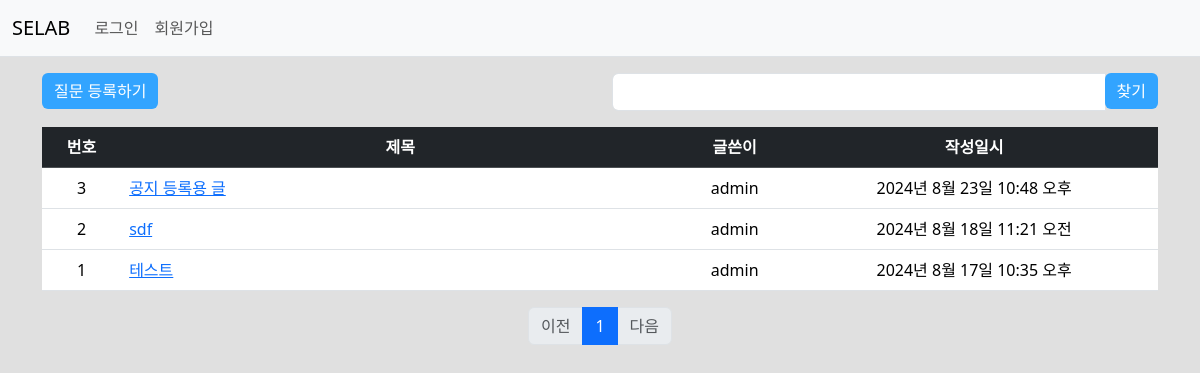
Screenshot of /pybo/ with the database file from the repository.
### pybo/models.py (models this page shows, shortened)
class Question(models.Model):
    author = models.ForeignKey(User, on_delete=models.CASCADE, related_name='author_question')
    modify_date = models.DateTimeField(null=True, blank=True)
    subject = models.CharField(max_length=200)
    content = models.TextField()
    create_date = models.DateTimeField()
    voter = models.ManyToManyField(User, related_name='voter_question')  # 추천인 추가

### pybo/views/base_views.py (the view, shortened to what this page needs)
# urls.py: path('', base_views.index, name='index'),
def index(request):
    page = request.GET.get('page', '1')  # 페이지
    kw = request.GET.get('kw', '')  # 검색어
    question_list = Question.objects.order_by('-create_date')
    paginator = Paginator(question_list, 10)  # 페이지당 10개씩 보여주기
    page_obj = paginator.get_page(page)
    context = {'question_list': page_obj, 'page':page, 'kw':kw}
    return render(request, 'pybo/question_list.html', context)

### pybo/templatetags/pybo_filter.py (called while the page is built)
@register.filter
def sub(value, arg):
    return value - arg

### templates/pybo/question_list.html (shortened to what this page needs)
{% extends 'base.html' %}
{% load pybo_filter %}
{% block content %}
<div class="container my-3">
    <div class="row my-3">
        <div class="col-6">
            <a href="{% url 'pybo:question_create' %}" class="btn btn-primary">질문 등록하기</a>
        </div>
        <div class="col-6">
            <div class="input-group">
                <input type="text" id="search_kw" class="form-control" value="{{ kw|default_if_none:'' }}">
                <div class="input-group-append">
                    <button class="btn btn-outline-secondary" type="button" id="btn_search">찾기</button>
                </div>
            </div>
        </div>
    </div>
    <table class="table">
        <thead>
        <tr class="text-center table-dark">
            <th>번호</th>
            <th style="width:50%">제목</th>
            <th>글쓴이</th>
            <th>작성일시</th>
        </tr>
        </thead>
        <tbody>
        {% if question_list %}
        {% for question in question_list %}
        <tr class="text-center">
            <td>
                {{ question_list.paginator.count|sub:question_list.start_index|sub:forloop.counter0|add:1 }}
            </td>
            <td class="text-start">
                <a href="{% url 'pybo:detail' question.id %}">{{ question.subject }}</a>
            </td>
            <td>{{ question.author.username }}</td>
            <td>{{ question.create_date }}</td>
        </tr>
        {% endfor %}
        {% else %}
        <tr>
            <td colspan="4">질문이 없습니다.</td>
        </tr>
        {% endif %}
        </tbody>
    </table>
    <ul class="pagination justify-content-center">
        {% if question_list.has_previous %}
        <li class="page-item">
            <a class="page-link" data-page="{{ question_list.previous_page_number }}"
               href="javascript:void(0)">이전</a>
        </li>
        {% else %}
        <li class="page-item disabled">
            <a class="page-link" tabindex="-1" aria-disabled="true" href="#">이전</a>
        </li>
        {% endif %}
        {% for page_number in question_list.paginator.page_range %}
        {% if page_number >= question_list.number|add:-5 and page_number <= question_list.number|add:5 %}
        {% if page_number == question_list.number %}
        <li class="page-item active" aria-current="page">
            <a class="page-link" data-page="{{ page_number }}"
               href="javascript:void(0)">{{ page_number }}</a>
        </li>
        {% else %}
        <li class="page-item">
            <a class="page-link" data-page="{{ page_number }}"
               href="javascript:void(0)">{{ page_number }}</a>
        </li>
        {% endif %}
        {% endif %}
        {% endfor %}
        {% if question_list.has_next %}
        <li class="page-item">
            <a class="page-link" data-page="{{ question_list.next_page_number }}"
               href="javascript:void(0)">다음</a>
        </li>
        {% else %}
        <li class="page-item disabled">
            <a class="page-link" tabindex="-1" aria-disabled="true" href="#">다음</a>
        </li>
        {% endif %}
    </ul>
</div>
{% endblock %}

### templates/base.html (shortened to what this page needs)
{% load static %}
<!doctype html>
<html lang="ko">
<head>
    <link rel="stylesheet" type="text/css" href="{% static 'bootstrap.min.css' %}">
    <link rel="stylesheet" type="text/css" href="{% static 'style.css' %}">
</head>
<body>
{% include "navbar.html" %}
{% block content %}
{% endblock %}
<link rel="stylesheet" href="{% static 'list.css' %}">
</body>
</html>

### templates/navbar.html (shortened to what this page needs)
<nav class="navbar navbar-expand-lg navbar-light bg-light border-bottom">
    <div class="container-fluid">
        <a class="navbar-brand" href="{% url 'pybo:index' %}">SELAB</a>
        <div class="collapse navbar-collapse" id="navbarSupportedContent">
            <ul class="navbar-nav me-auto mb-2 mb-lg-0">
                <li class="nav-item">
                    {% if user.is_authenticated %}
                    <a clcass="nav-link" href="{% url 'common:logout' %}">{{ user.username }} (로그아웃)</a>
                    {% else %}
                    <a class="nav-link" href="{% url 'common:login' %}">로그인</a>
                    {% endif %}
                </li>
                <li>
                    {% if not user.is_authenticated %}
                    <a class="nav-link" href="{% url 'common:signup' %}">회원가입</a>
                    {% endif %}
                </li>
            </ul>
        </div>
    </div>
</nav>

### static/list.css (style rules this page uses)
.btn-primary { background-color: #32A4FF; color: white; border: none; }
.btn-outline-secondary { background-color: #32A4FF; color: white; border: none; }
body { background-color: #e0e0e0; }

### rows the page displays
Question: paginator.count|sub "3", subject "공지 등록용 글", author.username "admin", create_date "2024년 8월 23일 10:48 오후"
Question: paginator.count|sub "2", subject "sdf", author.username "admin", create_date "2024년 8월 18일 11:21 오전"
Question: paginator.count|sub "1", subject "테스트", author.username "admin", create_date "2024년 8월 17일 10:35 오후"

### other values shown
{{ page_number }} "1"
